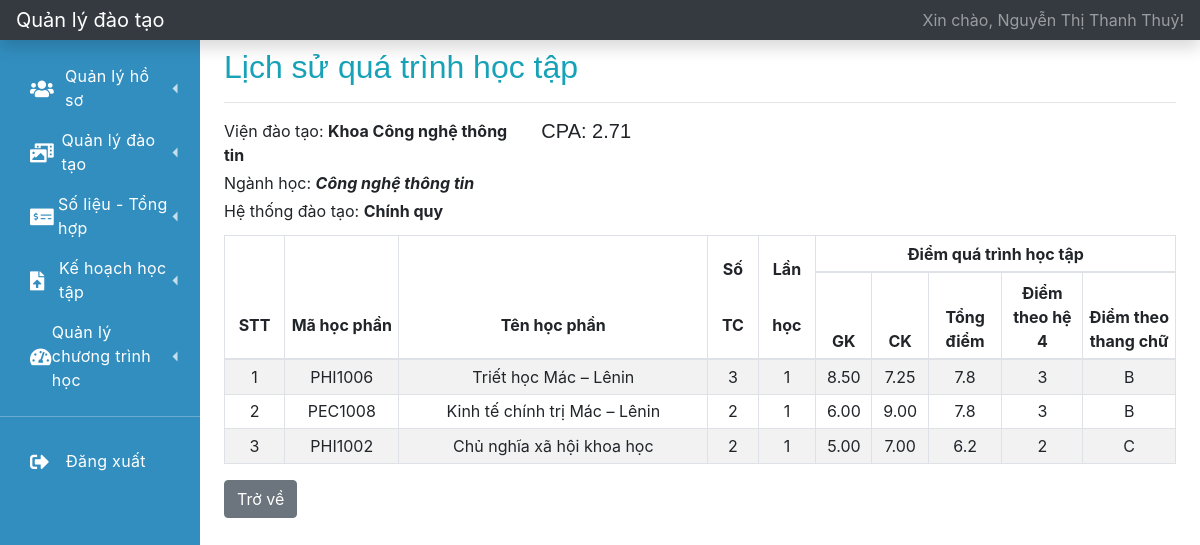
The page /index.php?r=lich-su-qua-trinh-hoc-tap (signed in) on the database its author committed.
### tables this page shows
CREATE TABLE `user` (
  `id` int(11) NOT NULL,
  `username` varchar(64) NOT NULL,
  `password` varchar(128) NOT NULL,
  `user_type` varchar(32) NOT NULL,
  `user_code` varchar(32) DEFAULT NULL,
  `fullname` varchar(128) NOT NULL,
  `dob` date NOT NULL,
  `phone_number` varchar(15) DEFAULT NULL,
  `email` varchar(64) DEFAULT NULL,
  `address` varchar(512) DEFAULT NULL,
  `status` varchar(32) NOT NULL DEFAULT 'active'
);

CREATE TABLE `training_institute` (
  `id` int(11) NOT NULL,
  `training_institute_code` varchar(32) NOT NULL,
  `training_institute_name` varchar(128) NOT NULL
);

CREATE TABLE `training_majors` (
  `id` int(11) NOT NULL,
  `training_institute_code` varchar(32) NOT NULL,
  `training_system_code` varchar(32) NOT NULL,
  `training_majors_code` varchar(32) NOT NULL,
  `training_majors_name` varchar(128) NOT NULL
);

CREATE TABLE `training_system` (
  `id` int(11) NOT NULL,
  `training_system_code` varchar(32) NOT NULL,
  `training_system_name` varchar(128) NOT NULL
);

### function.php (called while the page is built, shortened)
<?php
    function getInfoLoginFromSession()
    {
        $key = 'user_login';
        if (isset($_SESSION[$key])) {
            $data = $_SESSION[$key];
            return $data;
        }
        return array();
    }
    function getFullnameUserLogin()
    {
        $info_user = getInfoLoginFromSession();
        if (empty($info_user) == false) {
            $fullname = $info_user['fullname'];
            return $fullname;
        }
        return '';
    }
    function getUserIdLogin()
    {
        $info_user = getInfoLoginFromSession();
        if (empty($info_user) == false) {
            $fullname = $info_user['id'];
            return $fullname;
        }
        return '';
    }
?>

### database.php (called while the page is built, shortened)
<?php
    function getOne($instance_db, $sql)
    {
        $stmt = $instance_db->prepare($sql);
        $stmt->setFetchMode(PDO::FETCH_ASSOC);
        $stmt->execute();
        return $stmt->fetch();
    }
    function getAll($instance_db, $sql)
    {
        $stmt = $instance_db->prepare($sql);
        $stmt->setFetchMode(PDO::FETCH_ASSOC);
        $stmt->execute();
        $data = array();
        while ($row = $stmt->fetch()) {
            $data[] = $row;
        }
        return $data;
    }
    function getInfoLogin($instance_db, $username, $password)
    {
        $sql = "SELECT * FROM USER WHERE USERNAME = '{$username}' AND PASSWORD = '{$password}'";
        return getOne($instance_db, $sql);
    }
?>

### lich-su-qua-trinh-hoc-tap.php (the view, shortened to what this page needs)
<?php
    $sql1 = "SELECT TRAINING_INSTITUTE_NAME, TRAINING_MAJORS_NAME FROM PROFILE AS P INNER JOIN TRAINING_INSTITUTE AS TI ON P.TRAINING_INSTITUTE_CODE = TI.TRAINING_INSTITUTE_CODE " .
            "INNER JOIN TRAINING_MAJORS AS TM ON TI.TRAINING_INSTITUTE_CODE = TM.TRAINING_INSTITUTE_CODE WHERE P.USER_ID = {$user_id}";
    $training_institute = getOne($connect, $sql1);
    $sql2 = "SELECT TRAINING_SYSTEM_NAME FROM TRAINING_SYSTEM AS TS INNER JOIN TRAINING_MAJORS AS TM ON TS.TRAINING_SYSTEM_CODE = TM.TRAINING_SYSTEM_CODE " .
            "INNER JOIN TRAINING_INSTITUTE AS TI ON TM.TRAINING_INSTITUTE_CODE = TI.TRAINING_INSTITUTE_CODE " .
            "INNER JOIN PROFILE AS P ON TI.TRAINING_INSTITUTE_CODE = P.TRAINING_INSTITUTE_CODE WHERE P.USER_ID = {$user_id}";
    $training_system = getOne($connect, $sql2);
    $sql3 = "SELECT S.SUBJECT_CODE, SUBJECT_NAME, NUM_OF_CREDIT, POINT_TYPE, POINT FROM SUBJECT AS S INNER JOIN STUDYING AS ST ON S.SUBJECT_CODE = ST.SUBJECT_CODE RIGHT JOIN POINT AS P ON ST.ID = P.STUDY_ID WHERE ST.STUDENT_ID = {$user_id}";
    $studying = getAll($connect, $sql3);
    $data_filter = array();
    foreach ($studying as $data) {
        $key = $data['SUBJECT_CODE'];
        if (isset($data_filter[$key]) == false) {
            $data_filter[$key] = array(
                'SUBJECT_CODE' => $data['SUBJECT_CODE'],
                'SUBJECT_NAME' => $data['SUBJECT_NAME'],
                'NUM_OF_CREDIT' => $data['NUM_OF_CREDIT'],
                'POINT' => array(
                    $data['POINT_TYPE'] => $data['POINT']
                )
            );
        } else {
            $data_filter[$key]['POINT'][$data['POINT_TYPE']] = $data['POINT'];
        }
    }
    function calculateGPA($data_point)
    {
        $d = 0.0;
        $t = 0.0;
        foreach ($data_point as $data) {
            $point = calculatePoint($data['POINT']);
            $d += (int)$data['NUM_OF_CREDIT'];
            $t += (float)$point['D'] * (int)$data['NUM_OF_CREDIT'];
        }
        return round($t / (float)$d, 2);
    }
    function calculatePoint($point)
    {
        $sum = 0.0;
        $d = 0.0;
        foreach ($point as $point_type => $p) {
            if ($point_type == 'GK') {
                $sum += $p * 0.4;
            } elseif ($point_type == 'CK') {
                $sum += $p * 0.6;
            }
        }
        if ($sum >= 9) {
            $char = 'A+';
            $d = 4.0;
        } elseif ($sum >= 8.5) {
            $char = 'A';
            $d = 3.7;
        } elseif ($sum >= 8.0) {
            $char = 'B+';
            $d = 3.5;
        } elseif ($sum >= 7.0) {
            $char = 'B';
            $d = 3.0;
        } elseif ($sum >= 6.5) {
            $char = 'C+';
            $d = 2.5;
        } elseif ($sum >= 5.5) {
            $char = 'C';
            $d = 2.0;
        } elseif ($sum >= 5.0) {
            $char = 'D+';
            $d = 1.5;
        } elseif ($sum >= 4.0) {
            $char = 'D';
            $d = 1.0;
        } else {
            $char = 'F';
        }
        return array(
            'SUM' => round($sum, 1),
            'D' => $d,
            'CHAR' => $char
        );
    }
?>
<h2 class=" mt-2 text-info">Lịch sử quá trình học tập</h2>
<hr>
<div class="container-fluid">
    <div class="row">
        <div class="col-sm-4 pl-0">
            <p class="mb-1">Viện đào tạo: <b><?= $training_institute['TRAINING_INSTITUTE_NAME']?></b></p>
            <p class="mb-1">Ngành học: <b><i><?= $training_institute['TRAINING_MAJORS_NAME']?></i></b></p>
            <p class="mb-1">Hệ thống đào tạo: <b><?= $training_system['TRAINING_SYSTEM_NAME']?></b></p>
        </div>
        <div class="col-sm-3 pl-0">
            <h5 class="mb-1">CPA: <?= calculateGPA($data_filter)?></h5>
        </div>
    </div>
</div>
<div class="table-responsive mt-2">
    <table class="table table-striped table-sm table-bordered table-hover">
        <thead>
            <tr>
                <th class="text-center" style="width: 3%; line-height: 350%;" rowspan="2">STT</th>
                <th class="text-center" style="width: 6%; line-height: 350%;" rowspan="2">Mã học phần</th>
                <th class="text-center" style="width: 20%; line-height: 350%;" rowspan="2">Tên học phần</th>
                <th class="text-center" style="width: 3%; line-height: 350%;" rowspan="2">Số TC</th>
                <th class="text-center" style="width: 3%; line-height: 350%;" rowspan="2">Lần học</th>
                <th class="text-center" style="width: 8%;" colspan="5">Điểm quá trình học tập</th>
            </tr>
            <tr>
                <th class="text-center" style="width: 2%;">GK</th>
                <th class="text-center" style="width: 2%;">CK</th>
                <th class="text-center" style="width: 4%;">Tổng điểm</th>
                <th class="text-center" style="width: 5%;">Điểm theo hệ 4</th>
                <th class="text-center" style="width: 6%;">Điểm theo thang chữ</th>
            </tr>
        </thead>
        <tbody>
        <?php
        $stt = 1;
        foreach ($data_filter as $data) {
            ?>
            <tr>
                <td class="text-center"><?= $stt?></td>
                <td class="text-center"><?= $data['SUBJECT_CODE']?></td>
                <td class="text-center"><?= $data['SUBJECT_NAME']?></td>
                <td class="text-center"><?= $data['NUM_OF_CREDIT']?></td>
                <td class="text-center">1</td>
                <?php
                foreach ($data['POINT'] as $point_type => $p) {
                ?>
                    <td class="text-center"><?= $p?></td>
                <?php
                }
                $point_cal = calculatePoint($data['POINT']);
                ?>
                <td class="text-center"><?= $point_cal['SUM']?></td>
                <td class="text-center"><?= $point_cal['D']?></td>
                <td class="text-center"><?= $point_cal['CHAR']?></td>
            </tr>
        <?php
        $stt++;
        }
        ?>
        </tbody>
    </table>
</div>
<a href="?r=trang-chu" class="btn btn-secondary">Trở về</a>

### layouts/topbar.php
<nav class="navbar navbar-dark sticky-top bg-dark flex-md-nowrap p-0 shadow">
    <a class="navbar-brand col-md-3 col-lg-2 mr-0 px-3" href="?r=trang-chu">Quản lý đào tạo</a>
    <ul class="navbar-nav px-3">
        <li class="nav-item text-nowrap">
            <a class="nav-link" href="?r=ho-so-ca-nhan">Xin chào, <?= getFullnameUserLogin()?>!</a>
        </li>
    </ul>
</nav>

### css/navbar.css (style rules this page uses)
:root { --font-family-sans-serif: "Open Sans", -apple-system, BlinkMacSystemFont, "Segoe UI", Roboto, "Helvetica Neue", Arial, sans-serif, "Apple Color Emoji", "Segoe UI Emoji", "Segoe UI Symbol", "Noto Color Emoji"; }
*, *::before, *::after { -webkit-box-sizing: border-box; box-sizing: border-box; }
html { font-family: sans-serif; line-height: 1.15; -webkit-text-size-adjust: 100%; -webkit-tap-highlight-color: rgba(0, 0, 0, 0); }
nav { display: block; }
h1, h2, h3, h4, h5, h6 { margin-top: 0; margin-bottom: 0.5rem; }
p { margin-top: 0; margin-bottom: 1rem; }
a { color: #3f84fc; text-decoration: none; background-color: transparent; }
h1, h2, h3, h4, h5, h6, .h1, .h2, .h3, .h4, .h5, .h6 { font-family: "Nunito", sans-serif; margin-bottom: 0.5rem; font-weight: 500; line-height: 1.2; }

### rows shown on the page
user: fullname "Nguyễn Thị Thanh Thuỷ"
training_institute: training_institute_name "Khoa Công nghệ thông tin"
training_majors: training_majors_name "Công nghệ thông tin"
training_system: training_system_name "Chính quy"

### other values the page prints
calculateGPA($data_filter) "2.71"
$data['SUBJECT_CODE'] "PHI1006"
$data['SUBJECT_NAME'] "Triết học Mác – Lênin"
$data['NUM_OF_CREDIT'] "3"
$p "8.50"
$p "7.25"
$point_cal['SUM'] "7.8"
$point_cal['D'] "3"
$point_cal['CHAR'] "B"
$data['SUBJECT_CODE'] "PEC1008"
$data['SUBJECT_NAME'] "Kinh tế chính trị Mác – Lênin"
$data['NUM_OF_CREDIT'] "2"
$p "6.00"
$p "9.00"
$data['SUBJECT_CODE'] "PHI1002"
